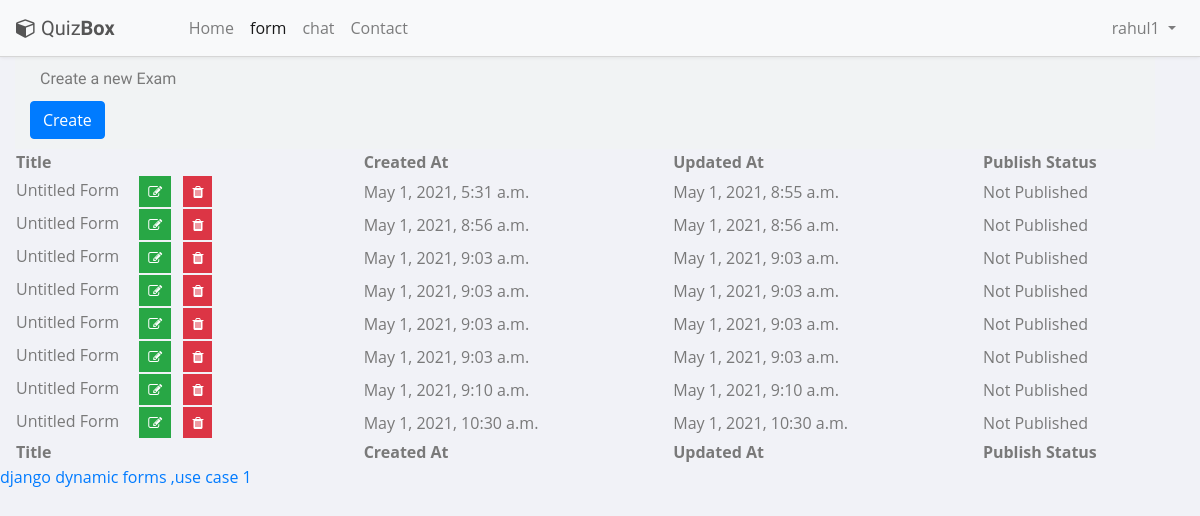
Before: /form (signed in) with the older database file.
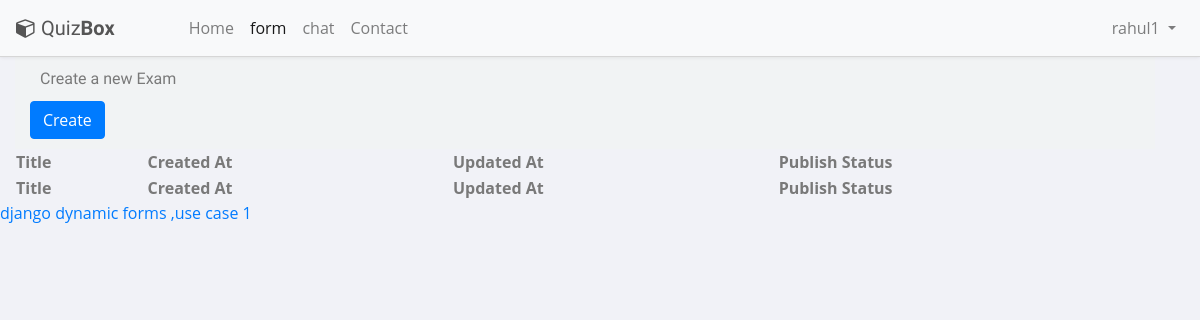
After: the same page with the newer database file.
### forms/models.py (models this page shows)
class Exam(models.Model):
    uuid = models.CharField(max_length=30)
    title = models.CharField(max_length=100)
    desc = models.CharField(max_length=300)
    owner = models.ForeignKey(User,on_delete=models.CASCADE,related_name="owner")
    email = models.EmailField(null=True)
    questions = models.ManyToManyField(Question, related_name="questions")
    is_publish = models.BooleanField(default=False)
    view_score = models.BooleanField(default=False)
    createdAt = models.DateTimeField(auto_now_add=True)
    updatedAt = models.DateTimeField(auto_now=True)

### forms/views.py (the view)
# urls.py: path('form',views.index,name="form"),
def index(request):
    form = Exam.objects.filter(owner=request.user.id)
    if request.method == "GET":
        if form.count() == 0:
            return render(request,'index.html')
        if form[0].owner != request.user:
            return HttpResponse("You are not authorised to access this form")
        else:
            return render(request,'index.html', context={'form':form})

### templates/index.html (shortened to what this page needs)
{% extends 'base.html' %}
{% load static %}
{% block script %}
<link rel="stylesheet" href="https://cdn.datatables.net/1.10.25/css/jquery.dataTables.min.css">
<link rel="stylesheet" href="https://cdn.datatables.net/fixedheader/3.1.9/css/fixedHeader.dataTables.min.css">
<link rel="stylesheet" href="{% static 'css/form_style.css' %}">
{% endblock %}
{% block content %}
<div class="container-fluid">
    <div class="create-form">
        <div class="container">
            <p class="forms-label">Create a new Exam</p>
            <div class="form-template-box">
                <button type="button" class="btn btn-primary" id="create-blank-form" >Create</button>
            </div>
        </div>
    </div>
</div>
<div class="container-fluid">
    <table id="example" class="display" style="width:100%">
        <thead>
            <tr>
                <th>Title</th>
                <th>Created At</th>
                <th>Updated At</th>
                <th>Publish Status</th>
            </tr>
        </thead>
        <tbody>
            {% for i in form %}
            <tr>
                <td><ul class="list-inline m-0">
                    <div class="inline-text">{{i.title}}</div>
                    <li class="list-inline-item">
                        <button class="btn edit-btn btn-success btn-sm rounded-0" data-id="{{i.uuid}}" type="button" data-toggle="tooltip" data-placement="top" title="Edit"><i class="fa fa-edit"></i></button>
                    </li>
                    <li class="list-inline-item">
                        <button class="btn btn-danger delete-btn btn-sm rounded-0" data-id="{{i.uuid}}" type="button" data-toggle="tooltip" data-placement="top" title="Delete"><i class="fa fa-trash"></i></button>
                    </li>
                </ul></td>
                <td>{{i.createdAt}}</td>
                <td>{{i.updatedAt}}</td>
                <td>{% if i.is_publish %}
                    <a href="{% url 'view_exam' i.uuid %}">View Form</a>
                    {% else %}
                    Not Published
                    {% endif %}</td>
            </tr>
            {% endfor %}
        </tbody>
        <tfoot>
            <tr>
                <th>Title</th>
                <th>Created At</th>
                <th>Updated At</th>
                <th>Publish Status</th>
            </tr>
        </tfoot>
    </table>
</div>
{% endblock %}

### templates/base.html (shortened to what this page needs)
{% load static %}
<!DOCTYPE html>
<html lang="en">
<head>
<link rel="stylesheet" href="https://stackpath.bootstrapcdn.com/bootstrap/4.5.0/css/bootstrap.min.css">
<link rel="stylesheet" href="https://maxcdn.bootstrapcdn.com/font-awesome/4.7.0/css/font-awesome.min.css">
<link rel="stylesheet" href="{% static 'css/navbar.css' %}">
<link rel="stylesheet" href="{% static 'css/style.css' %}">
<link rel="stylesheet" href="{% static 'css/profile.css' %}">
{% block script %}{% endblock %}
</head>
<body>
<nav class="navbar navbar-expand-xl navbar-light bg-light">
	<a href="#" class="navbar-brand"><i class="fa fa-cube"></i>Quiz<b>Box</b></a>
	<div id="navbarCollapse" class="collapse navbar-collapse justify-content-start">
		<div class="navbar-nav">
			<a href="/" class="nav-item nav-link active">Home</a>
			<a href="{% url 'form' %}" class="nav-item nav-link">form</a>
			<a href="#" class="nav-item nav-link">chat</a>
			<a href="#" class="nav-item nav-link">Contact</a>
		</div>
		<div class="navbar-nav ml-auto">
            {% if user.is_authenticated %}
            <div class="nav-item dropdown user">
				<a href="#" data-toggle="dropdown" class="nav-link dropdown-toggle user-action">{{user.username}} <b class="caret"></b></a>
			</div>
            {% else %}
            <a href="login" class="nav-item nav-link">Login</a>
            <a href="register" class="nav-item nav-link">Register</a>
            {% endif %}
		</div>
	</div>
</nav>
{% block content %}{% endblock %}
<a href="https://github.com/taranjeet/django-library-app">django dynamic forms ,use case 1</a>
</body>
</html>

### static/css/navbar.css (style rules this page uses)
body { background: #eeeeee; }
.navbar { background: #fff; padding-left: 16px; padding-right: 16px; border-bottom: 1px solid #d6d6d6; box-shadow: 0 0 4px rgba(0,0,0,.1); }
.navbar .navbar-brand { color: #555; padding-left: 0; padding-right: 50px; font-family: 'Merienda One', sans-serif; }
.navbar .navbar-brand i { font-size: 20px; margin-right: 5px; }

### static/css/profile.css (style rules this page uses)
body { color: #797979; background: #f1f2f7; font-family: 'Open Sans', sans-serif; padding: 0px !important; margin: 0px !important; font-size: 13px; text-rendering: optimizeLegibility; -webkit-font-smoothing: antialiased; -moz-font-smoothing: antialiased; }

### static/css/form_style.css (style rules this page uses)
body { scroll-behavior: smooth; font-size: medium; }
.nav-link { color: #000; text-decoration: none; }
.create-form { background-color: #f1f3f4; width: 95vw; float: left; }
.forms-label { font-family: "Google Sans"; margin: 10px 10px 5px 10px; }
.form-template-box { margin: 5px 30px 10px 0; float: left; }

Changed rows visible on the page:
removed Exam: title "Untitled Form", createdAt "May 1, 2021, 5:31 a.m.", updatedAt "May 1, 2021, 8:55 a.m.", is_publish "Not Published"
removed Exam: title "Untitled Form", createdAt "May 1, 2021, 8:56 a.m.", updatedAt "May 1, 2021, 8:56 a.m.", is_publish "Not Published"
removed Exam: title "Untitled Form", createdAt "May 1, 2021, 9:03 a.m.", updatedAt "May 1, 2021, 9:03 a.m.", is_publish "Not Published"
removed Exam: title "Untitled Form", createdAt "May 1, 2021, 9:03 a.m.", updatedAt "May 1, 2021, 9:03 a.m.", is_publish "Not Published"
removed Exam: title "Untitled Form", createdAt "May 1, 2021, 9:03 a.m.", updatedAt "May 1, 2021, 9:03 a.m.", is_publish "Not Published"
removed Exam: title "Untitled Form", createdAt "May 1, 2021, 9:03 a.m.", updatedAt "May 1, 2021, 9:03 a.m.", is_publish "Not Published"
removed Exam: title "Untitled Form", createdAt "May 1, 2021, 9:10 a.m.", updatedAt "May 1, 2021, 9:10 a.m.", is_publish "Not Published"
removed Exam: title "Untitled Form", createdAt "May 1, 2021, 10:30 a.m.", updatedAt "May 1, 2021, 10:30 a.m.", is_publish "Not Published"
